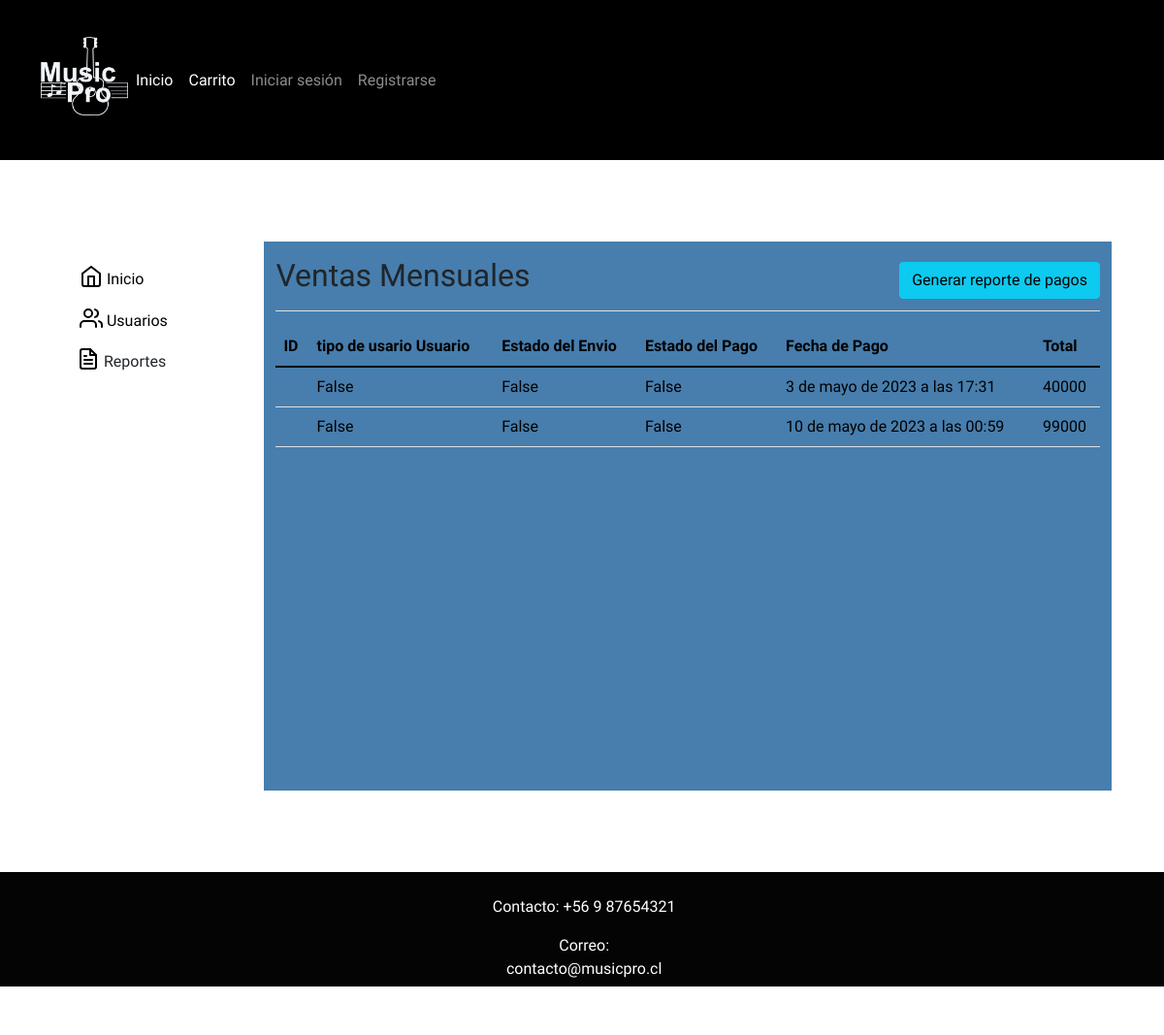
Page /repVentas on the earlier database version.
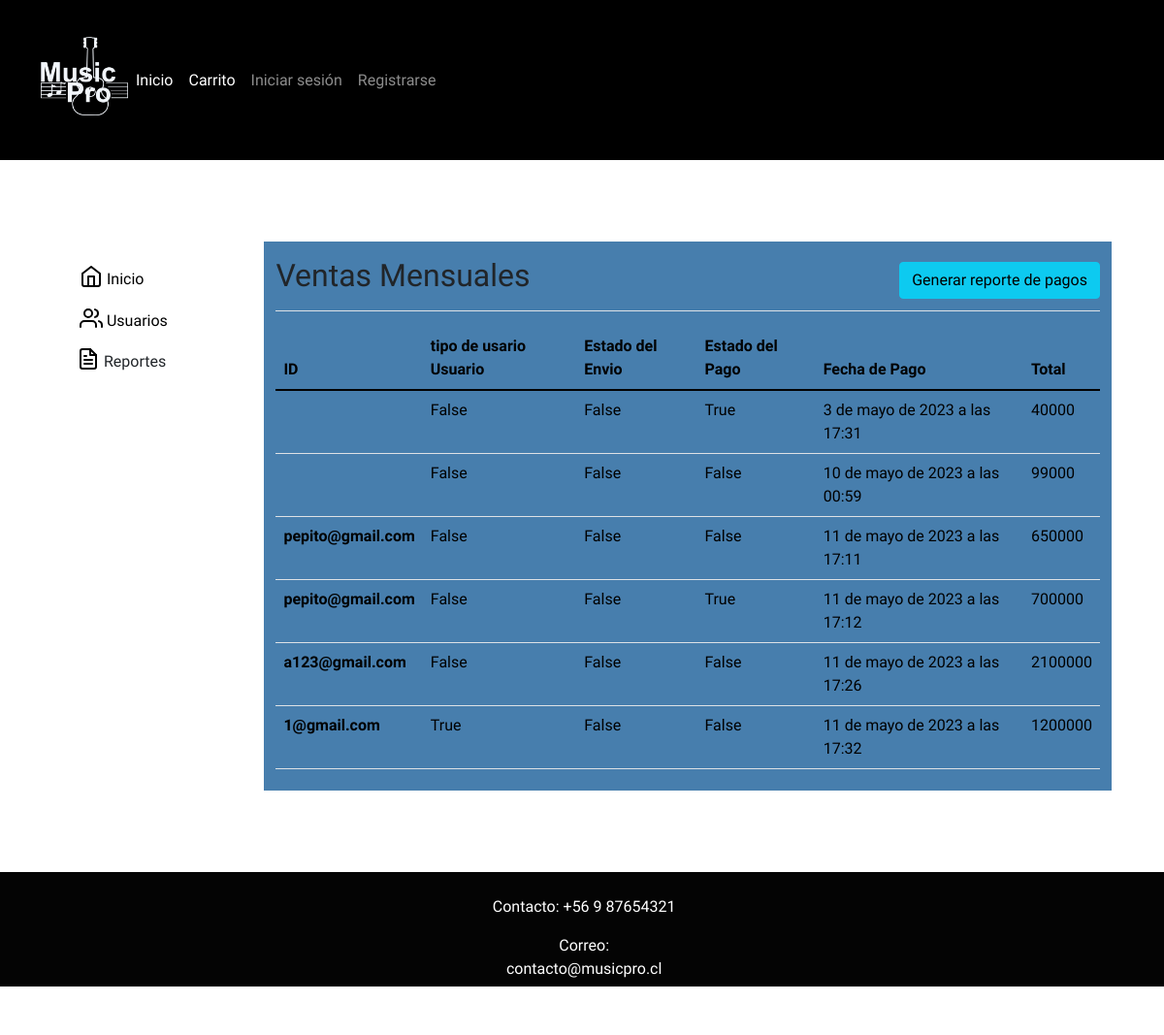
Same page on the later database version.
### core/models.py (models this page shows)
class Historial(models.Model):
    fecha = models.DateTimeField(auto_now_add=True)
    total = models.IntegerField(default=0)
    estadoPago = models.BooleanField(default=False)
    estadoEnvio = models.BooleanField(default=False)
    OPCION_1 = 'Transferencia'
    OPCION_2 = 'Transbank'
    OPCIONES_TIPO_PAGO = [
        (True, OPCION_1),
        (False, OPCION_2),
    ]
    tipoPago = models.BooleanField(choices=OPCIONES_TIPO_PAGO, default=False)
    TIPO_1 = 'Logueado'
    TIPO_2 = 'Invitado'
    OPCIONES_TIPO_USUARIO = [
        (True, TIPO_1),
        (False, TIPO_2),
    ]
    tipoUsuario = models.BooleanField(choices=OPCIONES_TIPO_USUARIO, null=False,  default=False)
    email = models.EmailField(null=False, default='')

### core/views.py (the view)
# urls.py: path('repVentas', repVentas, name="repVentas"),
def repVentas(request):
    contexto = {'historial': Historial.objects.all()}
    return render(request, 'core/repVentas.html' ,contexto)

### core/context_processor.py (called while the page is built)
def total_carrito(request):
    total = 0
    if 'carrito' in request.session:
        for key, value in request.session["carrito"].items():
            total += int(value["acumulado"])
    return {"total_carrito":total}

### core/templates/core/repVentas.html (shortened to what this page needs)
{% extends "core/layout.html" %}
{% load static %}
{% block head %}
<link href="{% static 'core/css/repventas.css' %}" rel="stylesheet" type="text/css">
{% endblock %}
{% block content %}
<div id="contenido">
    <div class="container-fluid">
      <div class="row">
        <nav id="sidebarMenu" >
          <div class="position-sticky pt-3 sidebar-sticky">
            <ul class="nav flex-column" >
              <li class="nav-item">
                <a class="nav-link active" aria-current="page" id="iconoInfo" href="{% url 'administrador' %}">
                  Inicio
                </a>
              </li>
              <li class="nav-item">
                <a class="nav-link" href="{% url 'usuarioAdmin' %}" id="iconoInfo" >
                  Usuarios
                </a>
              </li>
              <li class="nav-item dropdown">
                <a class="btn btn-toggle align-items-center rounded" role="button" data-bs-toggle="collapse" aria-expanded="false" data-bs-target="#dashboard-collapse">
                  Reportes
                </a>
              </li>
            </ul>
          </div>
        </nav>
        <div id="pantalla">
          <main >
            <div class="d-flex justify-content-between flex-wrap flex-md-nowrap align-items-center pt-3 pb-2 mb-3 border-bottom">
              <h1 class="h2">Ventas Mensuales</h1> <button class="btn btn-info" onclick="generarinfo()">Generar reporte de pagos</button>
            </div>
              <div class="ratio ratio-16x9">
                <div class="tabla">
                    <table class="table" id="tabla" style="color:rgb(0, 0, 0)">
                        <thead>
                            <tr>
                                <th scope="col">ID</th>
                                <th scope="col">tipo de usario Usuario</th>
                                <th scope="col">Estado del Envio</th>
                                <th scope="col">Estado del Pago</th>
                                <th scope="col">Fecha de Pago</th>
                                <th scope="col">Total</th>
                            </tr>
                        </thead>
                        <tbody>
                            {% for i in historial %}
                            <tr>
                                <th scope="row">{{ i.email }}</th>
                                <td>{{ i.tipoUsuario }}</td>
                                <td>{{ i.estadoEnvio }}</td>
                                <td>{{ i.estadoPago }}</td>
                                <td>{{ i.fecha }}</td>
                                <td>{{ i.total }}</td>
                            </tr>
                            {% endfor %}
                        </tbody>
                    </table>
                </div>
            </div>
          </main>
        </div>
      </div>
    </div>
  </div>
{% endblock %}

Differences in the rows shown:
changed Historial "3 de mayo de 2023 a las 17:31": estadoPago "False" → "True"
added Historial: email "pepito@gmail.com", tipoUsuario "False", estadoEnvio "False", estadoPago "False", fecha "11 de mayo de 2023 a las 17:11", total "650000"
added Historial: email "pepito@gmail.com", tipoUsuario "False", estadoEnvio "False", estadoPago "True", fecha "11 de mayo de 2023 a las 17:12", total "700000"
added Historial: email "a123@gmail.com", tipoUsuario "False", estadoEnvio "False", estadoPago "False", fecha "11 de mayo de 2023 a las 17:26", total "2100000"
added Historial: email "1@gmail.com", tipoUsuario "True", estadoEnvio "False", estadoPago "False", fecha "11 de mayo de 2023 a las 17:32", total "1200000"
